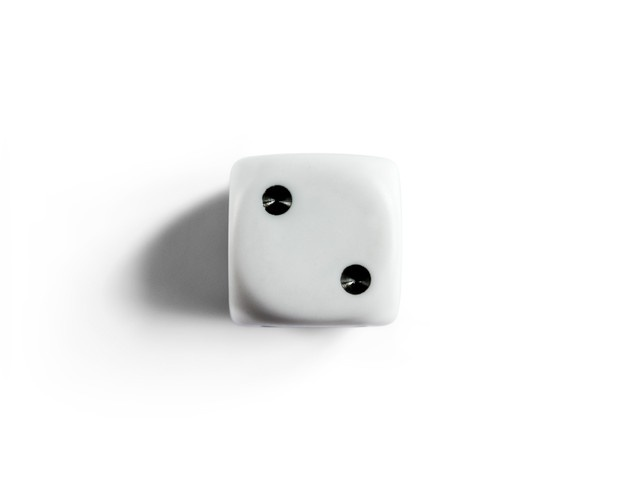
#> input picture Project_2_bai3/Project_2/img/one_dice.jpg, 626 x 478 px, found by its file name; the run also reads 1 picture not shown here
$ jupyter execute bai3.ipynb
#> lines starting #> are read from the running program, lines starting #| are printed output that depends on the picture; after the words box and inside, x2 and y2 are one past the last pixel; in counts of white or black regions, pixels touching at a corner belong together
[cell 1]
#Liên kết dữ liệu từ drive
from google.colab import drive
drive.mount('/content/drive')
#Thêm các thư viện
import numpy as np
import matplotlib.pyplot as plt
import cv2

# 3/ Dice recognition

Ảnh 1 xúc xắc

[cell 2]
img = cv2.imread('/content/drive/MyDrive/Image_processing/Project/Project_2/img/one_dice.jpg', cv2.IMREAD_UNCHANGED)
#> img is the input picture: shape (478, 626, 3); mean B, G, R 243.9, 244, 243.8
imgGray = cv2.cvtColor(img, cv2.COLOR_BGR2GRAY)
plt.figure(figsize=(10,10))
plt.subplot(1,2,1); plt.imshow(img); plt.axis('off'); plt.title("Original image")
plt.subplot(1,2,2); plt.imshow(imgGray, cmap='gray'); plt.axis('off'); plt.title("Gray image")
plt.show()
#> figure, not shown here; B, G, R data is drawn as R, G, B

Sau đó dùng Canny
Giúp phát hiện cạnh của xúc xắc

[cell 3]
# Phát hiện cạnh ngưỡng 1 là 9, ngưỡng 2 là 150, lọc sobel với kernel 3x3
edges = cv2.Canny(imgGray, 9, 150, 3)
#> edges: shape (478, 626); 0.4% white in thin lines or dots, all inside (x1, y1, x2, y2) = (210, 153, 403, 330)

#Hiển thị ảnh
plt.imshow(edges, cmap='gray')
plt.axis('off')
plt.title('Canny image')
plt.show()

Chúng ta tiến hành lấp đầy chấm tròn của xúc xắc và kẻ lại cạnh cho xúc xắc

[cell 4]
kernel = cv2.getStructuringElement(cv2.MORPH_RECT, (9,9))
closed = cv2.morphologyEx(edges, cv2.MORPH_CLOSE, kernel, iterations=2)
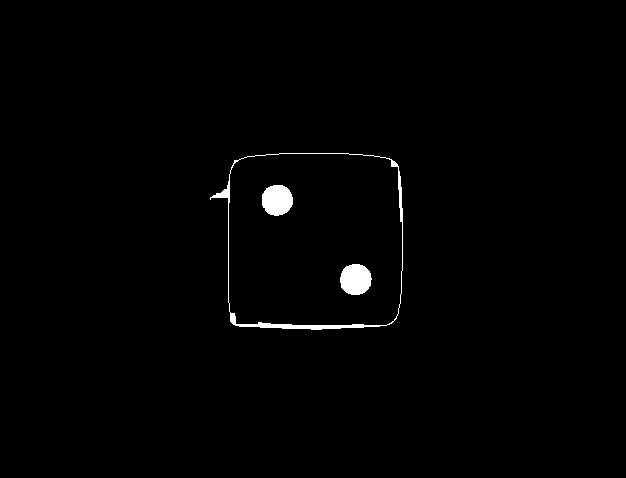
#> closed: shape (478, 626); 0.98% white; 3 white regions

plt.imshow(closed, cmap='gray')
plt.axis('off')
plt.title('Closed image')
plt.show()

Dùng HoughCircles để xác định các hình tròn xuất hiện trong ảnh closed, sau đó ta được một mảng gồm tọa độ và bán kính của các hình tròn đó, từ đó dùng circle để vẽ các đường tròn

[cell 5]
circles = cv2.HoughCircles(closed,cv2.HOUGH_GRADIENT,1.1,20,param1=150,param2=30,minRadius=5,maxRadius=55)
#> circles = [[355.9, 278.9, 15.67], [275.6, 198.6, 15.89]]
circleImg = img.copy()

if circles is not None:
    circles = np.uint16(np.around(circles))
#> circles = [[356, 279, 16], [276, 199, 16]]
    for i in circles[0, :]:
        # Vẽ đường tròn
        cv2.circle(circleImg, (i[0], i[1]), i[2], (0, 255, 0), 2) #màu xanh lá
        # Vẽ tâm đường tròn
        cv2.circle(circleImg, (i[0], i[1]), 2, (255, 0, 0), 2) #màu đỏ
#> this loop made 2 passes
#> circleImg: shape (478, 626, 3); 0.23% of pixels changed, all inside (x1, y1, x2, y2) = (259, 182, 374, 297)

plt.imshow(circleImg)
plt.axis('off')
plt.title('Circle image')
plt.show()

Sau đó ta tìm đường biên của mặt xúc xắc

[cell 6]
contours, hierarchy = cv2.findContours(closed, cv2.RETR_EXTERNAL, cv2.CHAIN_APPROX_SIMPLE)
#> contours = 1 contour; box (x1, y1, x2, y2) and area: (210, 153, 403, 330) 29584
#tìm đường viền lớn nhất
x0, y0, w0, h0 = cv2.boundingRect(contours[0])
#> x0 = 210; y0 = 153; w0 = 193; h0 = 177
#vẽ hình chữ nhật cho từng xúc xắc
rectangleImg = circleImg.copy()
cv2.rectangle(rectangleImg, (x0, y0), (x0+w0, y0+h0), (0,255,0),2)
#> rectangleImg: shape (478, 626, 3); mean B, G, R 242, 244.4, 241.9
#cắt vùng ảnh chỉ chứa xúc xắc
dice0 = closed[y0: y0 + h0, x0: x0 + w0]
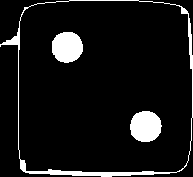
#> dice0: shape (177, 193); 8.5% white; 3 white regions
plt.figure(figsize=(10,10))
plt.subplot(1,2,1); plt.imshow(rectangleImg); plt.axis('off'); plt.title("Rectangle image")
plt.subplot(1,2,2); plt.imshow(dice0, cmap='gray'); plt.axis('off'); plt.title("Dice0 image")
plt.show()
#> figure, not shown here; B, G, R data is drawn as R, G, B

Sau đó ta tiến hành đếm các chấm tròn trên xúc xắc

[cell 7]
circles0 = cv2.HoughCircles(dice0,cv2.HOUGH_GRADIENT,1.1,20,param1=150,param2=20,minRadius=5,maxRadius=55)
#> circles0 = [[145.8, 126, 15.56], [66.55, 47.85, 15.67]]
imgPutText = rectangleImg.copy()
#Hiển thị
cv2.putText(imgPutText, f'score: {len(circles0[0])}', (x0, y0), cv2.FONT_HERSHEY_SIMPLEX, 1, (0,0,255), 2)
#> imgPutText: shape (478, 626, 3); mean B, G, R 241.5, 243.8, 242
plt.imshow(imgPutText)
plt.axis('off')
plt.title('Circle image')
plt.show()

Hiển thị toàn bộ kết quả

[cell 8]
plt.figure(figsize=(10,10))
plt.subplot(221); plt.axis('off'); plt.imshow(img); plt.title("Original image")
plt.subplot(222); plt.axis('off'); plt.imshow(closed, cmap='gray'); plt.title("Closed image")
plt.subplot(223); plt.axis('off'); plt.imshow(circleImg); plt.title("Circle image")
plt.subplot(224); plt.axis('off'); plt.imshow(imgPutText); plt.title("Circle image")
plt.show()
#> figure, not shown here; B, G, R data is drawn as R, G, B

Tiến hành viết hàm

[cell 9]
def process_dice_image(img, k, minRadius, maxRadius, ite, hinh):

    # Bước 1: Chuyển ảnh sang ảnh xám
#> called with k = 9, minRadius = 5, maxRadius = 55, ite = 2, hinh = 1
    grayImg = cv2.cvtColor(img, cv2.COLOR_RGB2GRAY)

    # Bước 2: Phát hiện cạnh
    if(hinh == 1):
      edges = cv2.Canny(grayImg, 9, 150, 3)
    else:
      _, thresh = cv2.threshold(grayImg,150,255, cv2.THRESH_BINARY)
      edges = cv2.Canny(thresh, 9, 150, 3)

    # Bước 3: Tạo kernel và thực hiện phép đóng
    kernel = cv2.getStructuringElement(cv2.MORPH_RECT, (k, k))
    if(hinh == 1):
      closed = cv2.morphologyEx(edges, cv2.MORPH_CLOSE, kernel, iterations=ite)
    else:
      closed = cv2.morphologyEx(thresh, cv2.MORPH_CLOSE, kernel, iterations=ite)

    # Bước 4: Tìm các đường tròn trong ảnh
    circles = cv2.HoughCircles(cv2.morphologyEx(edges, cv2.MORPH_CLOSE, kernel, iterations=ite), cv2.HOUGH_GRADIENT, 1.1, 20, param1=150, param2=30, minRadius=minRadius, maxRadius=maxRadius)
#> circles = [[355.9, 278.9, 15.67], [275.6, 198.6, 15.89]]
    circleImg = img.copy()

    # Bước 5: Vẽ các đường tròn và tâm của chúng
    if circles is not None:
        circles = np.uint16(np.around(circles))
#> circles = [[356, 279, 16], [276, 199, 16]]
        for i in circles[0, :]:
            # Vẽ đường tròn
            cv2.circle(circleImg, (i[0], i[1]), i[2], (0, 255, 0), 2)  # Màu xanh lá
            # Vẽ tâm đường tròn
            cv2.circle(circleImg, (i[0], i[1]), 2, (255, 0, 0), 2)  # Màu đỏ
#> circleImg: shape (478, 626, 3); mean R, G, B 243.6, 244.2, 243.6

    # Bước 6: Tìm các đường viền lớn nhất
    contours, hierarchy = cv2.findContours(closed, cv2.RETR_EXTERNAL, cv2.CHAIN_APPROX_SIMPLE)
    #print(len(contours))

    resultImg = circleImg.copy()  # Ảnh kết quả
    for contour in contours:
        # Vẽ đường viền
        x0, y0, w0, h0 = cv2.boundingRect(contour)
        cv2.rectangle(resultImg, (x0, y0), (x0 + w0, y0 + h0), (0, 255, 0), 5)

        # Tách các ảnh ra riêng
        dice = closed[y0:y0 + h0, x0:x0 + w0]

        # Xác định số lượng các chấm tròn trên ảnh riêng
        circles = cv2.HoughCircles(dice, cv2.HOUGH_GRADIENT, 1.2, 20, param1=150, param2=25, minRadius=5, maxRadius=55)
        # Ghi kết quả
        score = 0
        if circles is not None:
            circles = np.uint16(np.around(circles))
            score = len(circles[0])  # Số lượng chấm tròn

        # Ghi kết quả số điểm
        cv2.putText(resultImg, f'score: {score}', (x0, y0 - 10), cv2.FONT_HERSHEY_SIMPLEX, 0.5, (0, 0, 255), 2)
#> this loop made 1 pass
#> (x0, y0, w0, h0, circles, score) on pass 1: (210, 153, 193, 177, [[67, 46, 16], [145, 127, 15]], 2)
#> resultImg: shape (478, 626, 3); mean R, G, B 239.4, 244.5, 239.8

    return imgGray, closed, circleImg, resultImg

[cell 10]
img = cv2.imread('/content/drive/MyDrive/Image_processing/Project/Project_2/img/one_dice.jpg')
img = cv2.cvtColor(img, cv2.COLOR_BGR2RGB)

#k = 9, minRadius = 5, maxRadius = 55, ite = 1, hinh 1
anh1, anh2, anh3, anh4 = process_dice_image(img, 9, 5, 55, 2, 1)
plt.figure(figsize=(10,10))
plt.subplot(3,2,1); plt.axis('off'); plt.imshow(img); plt.title("Original image")
plt.subplot(3,2,2); plt.axis('off'); plt.imshow(anh1, cmap='gray'); plt.title("Gray image")
plt.subplot(3,2,3); plt.axis('off'); plt.imshow(anh2, cmap='gray'); plt.title("closed image")
plt.subplot(3,2,4); plt.axis('off'); plt.imshow(anh3); plt.title("Circle image")
plt.subplot(3,2,5); plt.axis('off'); plt.imshow(anh4); plt.title("Result image")
plt.show()

Ảnh 2 xúc xắc nền xanh

[cell 11]
img = cv2.imread('/content/drive/MyDrive/Image_processing/Project/Project_2/img/two_dice_green.jpg')
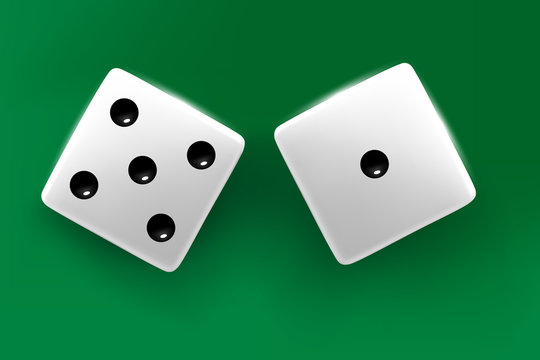
#> input picture Project_2_bai3/Project_2/img/two_dice_green.jpg, 540 x 360 px, found by its file name
#> img is the input picture: shape (360, 540, 3); mean B, G, R 89.9, 135.2, 52.7
img = cv2.cvtColor(img, cv2.COLOR_BGR2RGB)

#k = 3, minRadius = 3, maxRadius = 35, ite = 1, hinh 4
anh1, anh2, anh3, anh4 = process_dice_image(img, 3, 3, 35, 1, 4)
#> in process_dice_image (call 2), `_, thresh = cv2.threshold(grayImg,150,255, cv2.THRESH_BINARY)`: thresh: shape (360, 540); 23.4% white; 8 white regions (6 under 20 px), largest, box (x1, y1, x2, y2) and area: (274, 63, 476, 265) 24076, (41, 68, 245, 272) 21356
#> in process_dice_image (call 2), `edges = cv2.Canny(thresh, 9, 150, 3)`: edges: shape (360, 540); 0.94% white in thin lines or dots, all inside (x1, y1, x2, y2) = (40, 62, 476, 272)
#> in process_dice_image (call 2), `closed = cv2.morphologyEx(thresh, cv2.MORPH_CLOSE, kernel, iterations=..`: closed: shape (360, 540); 23.4% white; 8 white regions (6 under 20 px)
#> the loop in process_dice_image (call 2), `for i in circles[0, :]:` made 6 passes
#> i on passes 1 to 6: [201, 155, 16], [82, 184, 14], [124, 111, 14], [375, 163, 15], [140, 169, 15], [161, 229, 15]
#> after the loop in process_dice_image (call 2), `for i in circles[0, :]:`: circleImg: shape (360, 540, 3); mean R, G, B 51.7, 136.2, 88.7
#> in process_dice_image (call 2), `contours, hierarchy = cv2.findContours(closed, cv2.RETR_EXTERNAL, cv2...`: contours = 2 contours; box (x1, y1, x2, y2) and area: (274, 63, 476, 265) 24466, (41, 68, 245, 272) 24370
#> the loop in process_dice_image (call 2), `for contour in contours:` made 2 passes
#> (x0, y0, w0, h0, circles, score) on pass 2: (274, 63, 202, 202, [[99, 100, 14]], 1)
#> (x0, y0, w0, h0, score) on pass 1: (41, 68, 204, 204, 5)
#> after the loop in process_dice_image (call 2), `for contour in contours:`: resultImg: shape (360, 540, 3); mean R, G, B 51.3, 144.3, 86.5
plt.figure(figsize=(10,10))
plt.subplot(3,2,1); plt.axis('off'); plt.imshow(img); plt.title("Original image")
plt.subplot(3,2,2); plt.axis('off'); plt.imshow(anh1, cmap='gray'); plt.title("Gray image")
plt.subplot(3,2,3); plt.axis('off'); plt.imshow(anh2, cmap='gray'); plt.title("closed image")
plt.subplot(3,2,4); plt.axis('off'); plt.imshow(anh3); plt.title("Circle image")
plt.subplot(3,2,5); plt.axis('off'); plt.imshow(anh4); plt.title("Result image")
plt.show()

Tổng hợp các bước làm thành hàm

[cell 12]
def diceRecognition(img, c1, c2, threshValue, minRadius, maxRadius, hinh):
  #img là ảnh đầu vào
  #c1 là ngưỡng đầu canny
  #c2 là ngưỡng sau canny
  #threshValue là giá trị cắt ngưỡng
  #radius là bán

  #B1 chuyển ảnh về ảnh xám
#> called with c1 = 9, c2 = 150, threshValue = 220, minRadius = 3, maxRadius = 35, hinh = 2
  grayImg = cv2.cvtColor(img, cv2.COLOR_BGR2GRAY)
#> grayImg: shape (339, 509)

  #B2 tạo ảnh cắt ngưỡng
  _,thresh = cv2.threshold(grayImg,threshValue,255, cv2.THRESH_BINARY_INV)
#> thresh: shape (339, 509); 13.1% white; 2 white regions, box (x1, y1, x2, y2) and area: (276, 110, 404, 265) 11370, (120, 105, 252, 262) 11302

  #B3 dùng canny để phát hiện cạnh
  edges = cv2.Canny(thresh, c1, c2, 3) #Ảnh closed
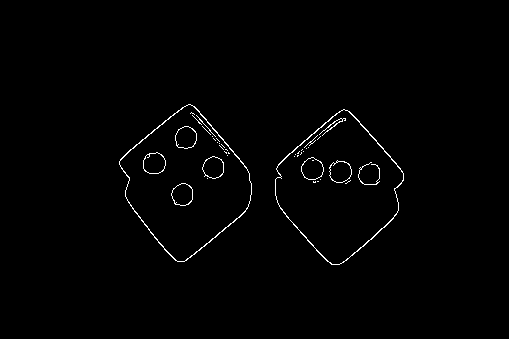
#> edges: shape (339, 509); 1% white in thin lines or dots, all inside (x1, y1, x2, y2) = (119, 104, 404, 265)

  #B4 đếm các hình tròn
  circles = cv2.HoughCircles(edges,cv2.HOUGH_GRADIENT,1.2,20,param1=c2,param2=25,minRadius=minRadius,maxRadius=maxRadius)
#> circles = [[153, 162.6, 11.28], [213, 168.6, 10.44], [186.6, 136.2, 11.28], [339, 171, 10.8], [183, 195, 11.16], [369, 174.6, 9.24], [313.8, 168.6, 9.84]]
  circleImg = img.copy() #Ảnh circle
  #print(len(circles[0])) #Kiểm tra số lượng chấm tròn
  if circles is not None:
    circles = np.uint16(np.around(circles))
#> circles = [[153, 163, 11], [213, 169, 10], [187, 136, 11], [339, 171, 11], [183, 195, 11], [369, 175, 9], [314, 169, 10]]
    for i in circles[0, :]:
      # Vẽ đường tròn
      cv2.circle(circleImg, (i[0], i[1]), i[2], (0, 255, 0), 2) #màu xanh lá
      # Vẽ tâm hình tròn
      cv2.circle(circleImg, (i[0], i[1]), 2, (255, 0, 0), 2) #màu đỏ
#> this loop made 7 passes
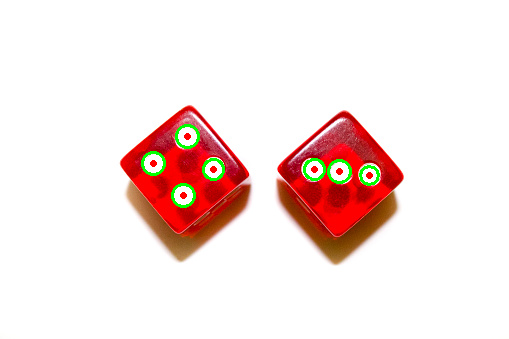
#> circleImg: shape (339, 509, 3); mean R, G, B 245.3, 227.2, 224
  #B5 đếm số lượng các xúc xắc có trên ảnh
  if(hinh == 2):
    contours, hierarchy = cv2.findContours(edges, cv2.RETR_EXTERNAL, cv2.CHAIN_APPROX_SIMPLE)
#> contours = 2 contours; box (x1, y1, x2, y2) and area: (119, 104, 252, 262) 12942, (275, 109, 404, 265) 12692
  if(hinh == 3):
    kernel = cv2.getStructuringElement(cv2.MORPH_RECT, (3,3))
    dil = cv2.dilate(edges,kernel,iterations = 1)
    contours, hierarchy = cv2.findContours(dil, cv2.RETR_EXTERNAL, cv2.CHAIN_APPROX_SIMPLE)
  #print(len(contours)) #kiểm tra số lượng xx
  #B6 tiến hành vẽ các điền viền của xúc xắc và tách các ảnh chứa xúc xắc ra riêng
  resultImg = circleImg.copy() #Ảnh kết quả
  for contour in contours:
    # Vẽ đường viền
    x0, y0, w0, h0= cv2.boundingRect(contour)
    cv2.rectangle(resultImg, (x0,y0),(x0+w0,y0+h0), (0,255,0),5)


    # Tách các ảnh ra riêng
    dice = edges[y0:y0+h0, x0:x0+w0]

    # Xác định số lượng các chấm tròn trên ảnh riêng
    circles = cv2.HoughCircles(dice,cv2.HOUGH_GRADIENT,1.2,20,param1=150,param2=25,minRadius=3,maxRadius=35)

    # Ghi kết quả
    cv2.putText(resultImg, f'score: {len(circles[0])}', (x0, y0), cv2.FONT_HERSHEY_SIMPLEX, 1, (0,0,255), 2)
#> this loop made 2 passes
#> (x0, y0, w0, h0, circles) on pass 1: (275, 109, 129, 156, [[65.4, 61.8, 11.16], [36.6, 60.6, 12.12], [93, 66.6, 10.2]])
#> (x0, y0, w0, h0) on pass 2: (119, 104, 133, 158)
#> resultImg: shape (339, 509, 3)
  return grayImg, edges, circleImg, resultImg

Ảnh 2 xúc xắc

[cell 13]
img = cv2.imread('/content/drive/MyDrive/Image_processing/Project/Project_2/img/two_dice.jpg')
img = cv2.cvtColor(img, cv2.COLOR_BGR2RGB)

#c1 = 9, c2 = 150, threshValue = 220, minRadius = 3, maxRadius = 35, hình 2
anh1, anh2, anh3, anh4 = diceRecognition(img, 9, 150, 220, 3, 35, 2)
plt.figure(figsize=(10,10))
plt.subplot(321); plt.axis('off'); plt.imshow(img); plt.title("Original image")
plt.subplot(322); plt.axis('off'); plt.imshow(anh1, cmap='gray'); plt.title("Gray image")
plt.subplot(323); plt.axis('off'); plt.imshow(anh2, cmap='gray'); plt.title("Canny image")
plt.subplot(324); plt.axis('off'); plt.imshow(anh3); plt.title("Circle image")
plt.subplot(325); plt.axis('off'); plt.imshow(anh4); plt.title("Result image")
plt.show()

Ảnh 3 xúc xắc

[cell 14]
img = cv2.imread('/content/drive/MyDrive/Image_processing/Project/Project_2/img/three_dice.jpg')
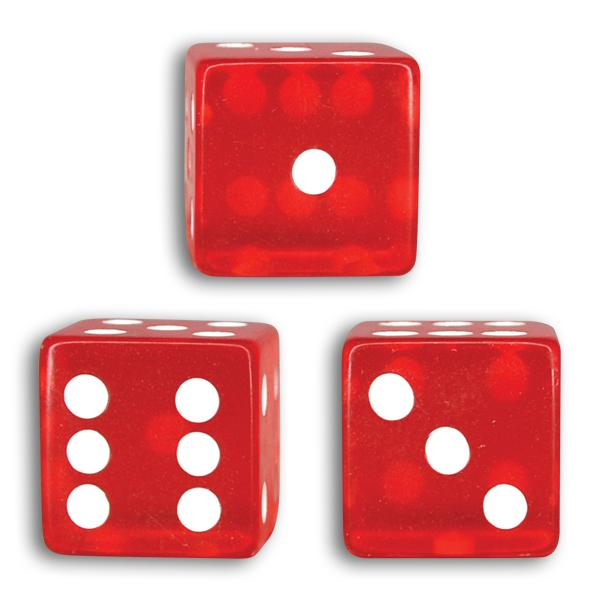
#> input picture Project_2_bai3/Project_2/img/three_dice.jpg, 600 x 600 px, found by its file name
#> img is the input picture: shape (600, 600, 3); mean B, G, R 167.5, 166.7, 230.6
img = cv2.cvtColor(img, cv2.COLOR_BGR2RGB)

#c1 = 9, c2 = 150, threshValue = 250, minRadius = 10, maxRadius = 35, hình 3
anh1, anh2, anh3, anh4 = diceRecognition(img, 9, 150, 250, 10, 35, 3)
#> call 2 of diceRecognition, with c1 = 9, c2 = 150, threshValue = 250, minRadius = 10, maxRadius = 35, hinh = 3
#> in diceRecognition (call 2), `_,thresh = cv2.threshold(grayImg,threshValue,255, cv2.THRESH_BINARY_INV)`: thresh: shape (600, 600); 52.6% white; 52 black regions (30 under 20 px), largest, box (x1, y1, x2, y2) and area: (0, 0, 600, 600) 157798, (371, 375, 412, 419) 1318, (427, 429, 468, 473) 1313
#> in diceRecognition (call 2), `edges = cv2.Canny(thresh, c1, c2, 3)`: edges: shape (600, 600); 1.6% white in thin lines or dots, all inside (x1, y1, x2, y2) = (13, 31, 569, 579)
#> in diceRecognition (call 2), `circles = cv2.HoughCircles(edges,cv2.HOUGH_GRADIENT,1.2,20,param1=c2,p..`: circles = [[390.6, 395.4, 21.76], [198.6, 509.4, 20.44], [504.6, 504.6, 19.48], [84.6, 396.6, 20.8], [88.2, 450.6, 19.24], [313.8, 173.4, 19.96], [197.4, 401.4, 19.24], [88.2, 504.6, 18.88], [198.6, 455.4, 17.2], [444.6, 448.2, 18.76]]
#> in diceRecognition (call 2), `circles = np.uint16(np.around(circles))`: circles = [[391, 395, 22], [199, 509, 20], [505, 505, 19], [85, 397, 21], [88, 451, 19], [314, 173, 20], [197, 401, 19], [88, 505, 19], [199, 455, 17], [445, 448, 19]]
#> the loop in diceRecognition (call 2), `for i in circles[0, :]:` made 10 passes
#> after the loop in diceRecognition (call 2), `for i in circles[0, :]:`:
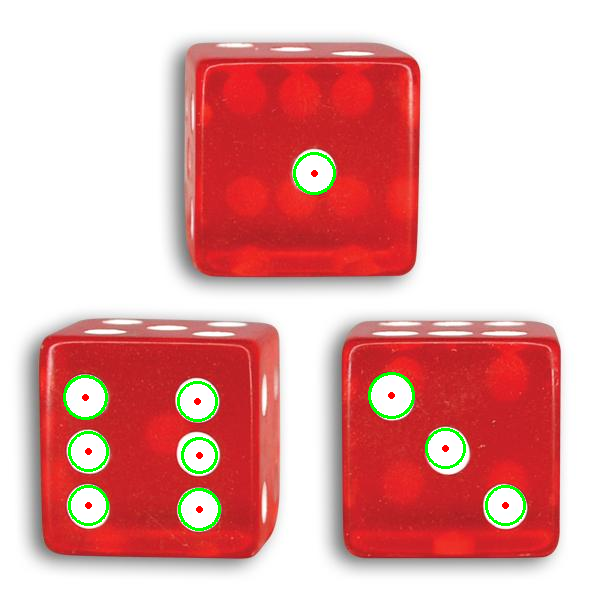
#> circleImg: shape (600, 600, 3); mean R, G, B 228.1, 166.7, 164.8
#> in diceRecognition (call 2), `kernel = cv2.getStructuringElement(cv2.MORPH_RECT, (3,3))`: kernel = [[1, 1, 1], [1, 1, 1], [1, 1, 1]]
#> in diceRecognition (call 2), `dil = cv2.dilate(edges,kernel,iterations = 1)`:
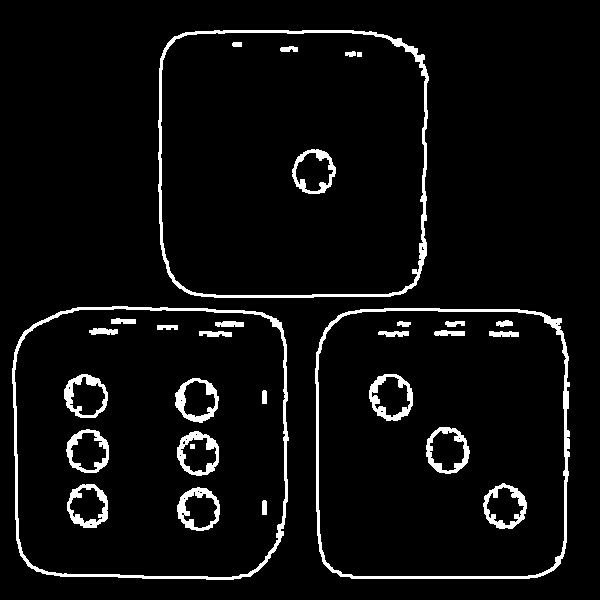
#> dil: shape (600, 600); 5.2% white; 31 white regions
#> in diceRecognition (call 2), `contours, hierarchy = cv2.findContours(dil, cv2.RETR_EXTERNAL, cv2.CHA..`: contours = 3 contours; box (x1, y1, x2, y2) and area: (12, 306, 289, 580) 70788, (158, 30, 429, 298) 69002, (315, 308, 570, 579) 65938
#> the loop in diceRecognition (call 2), `for contour in contours:` made 3 passes
#> (x0, y0, w0, h0) on passes 1 to 2: (315, 308, 255, 271), (12, 306, 277, 274)
#> (x0, y0, w0, h0, circles) on pass 3: (158, 30, 271, 268, [[155.4, 139.8, 20.04]])
#> pass 1, in diceRecognition (call 2), `dice = edges[y0:y0+h0, x0:x0+w0]`:
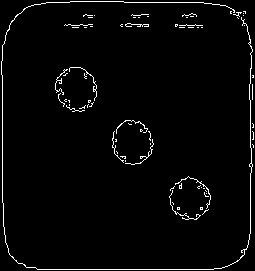
#> dice: shape (271, 255); 2.7% white in thin lines or dots
#> after the loop in diceRecognition (call 2), `for contour in contours:`:
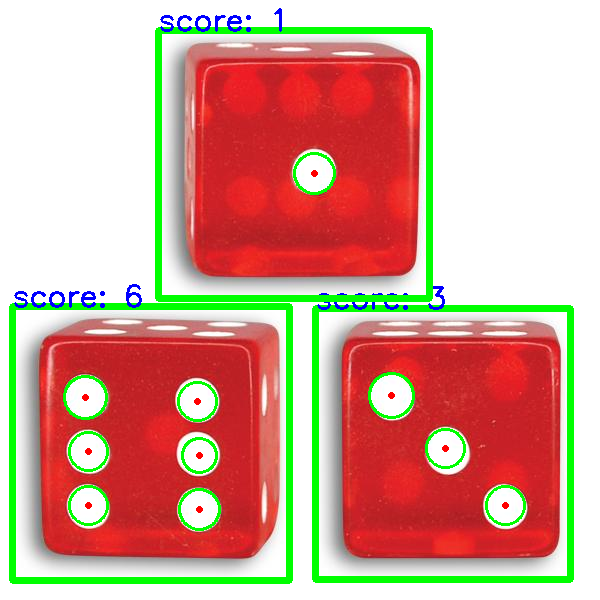
#> resultImg: shape (600, 600, 3); 6.63% of pixels changed, all inside (x1, y1, x2, y2) = (9, 8, 574, 584)
plt.figure(figsize=(10,10))
plt.subplot(321); plt.axis('off'); plt.imshow(img); plt.title("Original image")
plt.subplot(322); plt.axis('off'); plt.imshow(anh1, cmap='gray'); plt.title("Edges image")
plt.subplot(323); plt.axis('off'); plt.imshow(anh2, cmap='gray'); plt.title("Canny image")
plt.subplot(324); plt.axis('off'); plt.imshow(anh3); plt.title("Circle image")
plt.subplot(325); plt.axis('off'); plt.imshow(anh4); plt.title("Result image")
plt.show()
